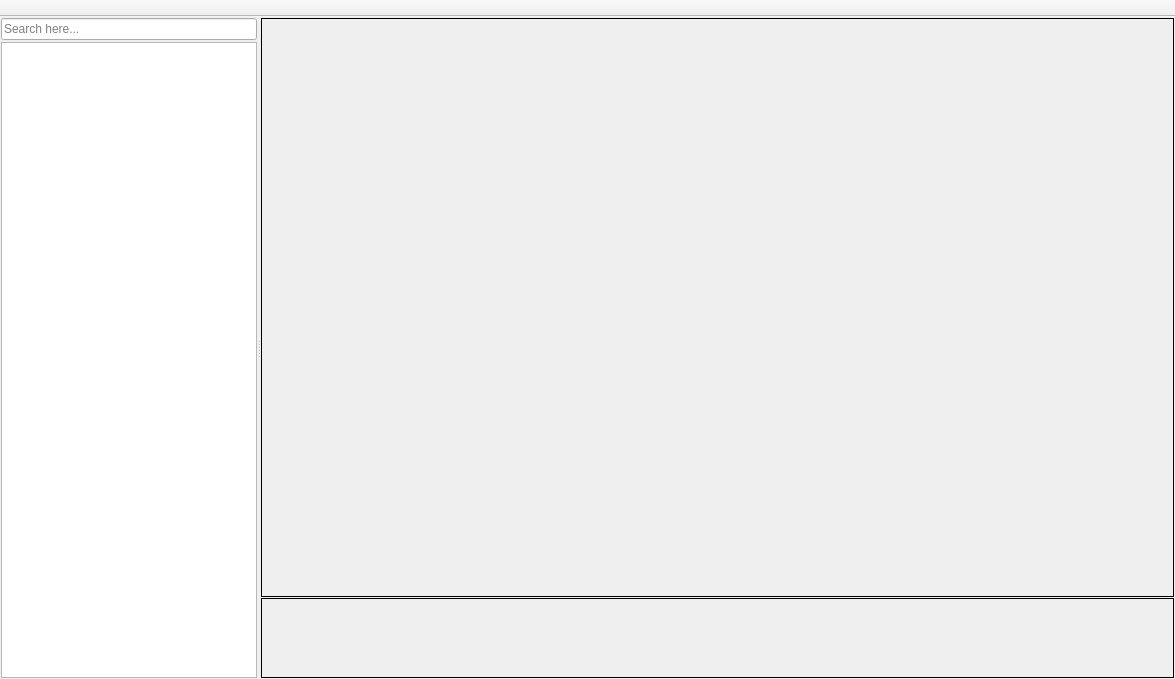
<?xml version="1.0" encoding="UTF-8"?>
<ui version="4.0">
 <class>MainWindow</class>
 <widget class="QMainWindow" name="MainWindow">
  <property name="geometry">
   <rect>
    <x>0</x>
    <y>0</y>
    <width>1175</width>
    <height>679</height>
   </rect>
  </property>
  <property name="windowTitle">
   <string>MetroEX - Metro games modification tool</string>
  </property>
  <widget class="QWidget" name="centralwidget">
   <layout class="QHBoxLayout" name="horizontalLayout">
    <property name="spacing">
     <number>2</number>
    </property>
    <property name="leftMargin">
     <number>1</number>
    </property>
    <property name="topMargin">
     <number>1</number>
    </property>
    <property name="rightMargin">
     <number>1</number>
    </property>
    <property name="bottomMargin">
     <number>1</number>
    </property>
    <item>
     <widget class="QSplitter" name="splitter">
      <property name="frameShape">
       <enum>QFrame::NoFrame</enum>
      </property>
      <property name="orientation">
       <enum>Qt::Horizontal</enum>
      </property>
      <property name="childrenCollapsible">
       <bool>false</bool>
      </property>
      <widget class="QFrame" name="frame">
       <property name="minimumSize">
        <size>
         <width>50</width>
         <height>200</height>
        </size>
       </property>
       <property name="frameShape">
        <enum>QFrame::NoFrame</enum>
       </property>
       <property name="frameShadow">
        <enum>QFrame::Raised</enum>
       </property>
       <layout class="QVBoxLayout" name="verticalLayout">
        <property name="spacing">
         <number>2</number>
        </property>
        <property name="leftMargin">
         <number>0</number>
        </property>
        <property name="topMargin">
         <number>0</number>
        </property>
        <property name="rightMargin">
         <number>0</number>
        </property>
        <property name="bottomMargin">
         <number>0</number>
        </property>
        <item>
         <widget class="QLineEdit" name="txtFilterTree">
          <property name="placeholderText">
           <string>Search here...</string>
          </property>
         </widget>
        </item>
        <item>
         <widget class="QTreeWidget" name="treeFiles">
          <property name="editTriggers">
           <set>QAbstractItemView::NoEditTriggers</set>
          </property>
          <attribute name="headerVisible">
           <bool>false</bool>
          </attribute>
          <column>
           <property name="text">
            <string notr="true">1</string>
           </property>
          </column>
         </widget>
        </item>
       </layout>
      </widget>
      <widget class="QFrame" name="frame_2">
       <property name="sizePolicy">
        <sizepolicy hsizetype="Preferred" vsizetype="Preferred">
         <horstretch>1</horstretch>
         <verstretch>0</verstretch>
        </sizepolicy>
       </property>
       <property name="minimumSize">
        <size>
         <width>200</width>
         <height>200</height>
        </size>
       </property>
       <property name="frameShape">
        <enum>QFrame::NoFrame</enum>
       </property>
       <property name="frameShadow">
        <enum>QFrame::Raised</enum>
       </property>
       <layout class="QVBoxLayout" name="verticalLayout_2">
        <property name="spacing">
         <number>1</number>
        </property>
        <property name="leftMargin">
         <number>0</number>
        </property>
        <property name="topMargin">
         <number>0</number>
        </property>
        <property name="rightMargin">
         <number>0</number>
        </property>
        <property name="bottomMargin">
         <number>0</number>
        </property>
        <item>
         <widget class="QFrame" name="panelViewers">
          <property name="frameShape">
           <enum>QFrame::Panel</enum>
          </property>
          <layout class="QHBoxLayout" name="horizontalLayout_2">
           <property name="spacing">
            <number>0</number>
           </property>
           <property name="leftMargin">
            <number>0</number>
           </property>
           <property name="topMargin">
            <number>0</number>
           </property>
           <property name="rightMargin">
            <number>0</number>
           </property>
           <property name="bottomMargin">
            <number>0</number>
           </property>
          </layout>
         </widget>
        </item>
        <item>
         <widget class="QFrame" name="panelMetaProps">
          <property name="minimumSize">
           <size>
            <width>0</width>
            <height>80</height>
           </size>
          </property>
          <property name="maximumSize">
           <size>
            <width>16777215</width>
            <height>80</height>
           </size>
          </property>
          <property name="frameShape">
           <enum>QFrame::Panel</enum>
          </property>
          <property name="frameShadow">
           <enum>QFrame::Plain</enum>
          </property>
          <layout class="QHBoxLayout" name="horizontalLayout_3">
           <property name="spacing">
            <number>0</number>
           </property>
           <property name="leftMargin">
            <number>0</number>
           </property>
           <property name="topMargin">
            <number>0</number>
           </property>
           <property name="rightMargin">
            <number>0</number>
           </property>
           <property name="bottomMargin">
            <number>0</number>
           </property>
          </layout>
         </widget>
        </item>
       </layout>
      </widget>
     </widget>
    </item>
   </layout>
  </widget>
  <widget class="QMenuBar" name="menubar">
   <property name="geometry">
    <rect>
     <x>0</x>
     <y>0</y>
     <width>1175</width>
     <height>21</height>
    </rect>
   </property>
  </widget>
  <widget class="QToolBar" name="toolBar">
   <property name="windowTitle">
    <string>toolBar</string>
   </property>
   <property name="movable">
    <bool>false</bool>
   </property>
   <property name="iconSize">
    <size>
     <width>16</width>
     <height>16</height>
    </size>
   </property>
   <property name="floatable">
    <bool>false</bool>
   </property>
   <attribute name="toolBarArea">
    <enum>TopToolBarArea</enum>
   </attribute>
   <attribute name="toolBarBreak">
    <bool>false</bool>
   </attribute>
  </widget>
 </widget>
 <resources/>
 <connections/>
</ui>
